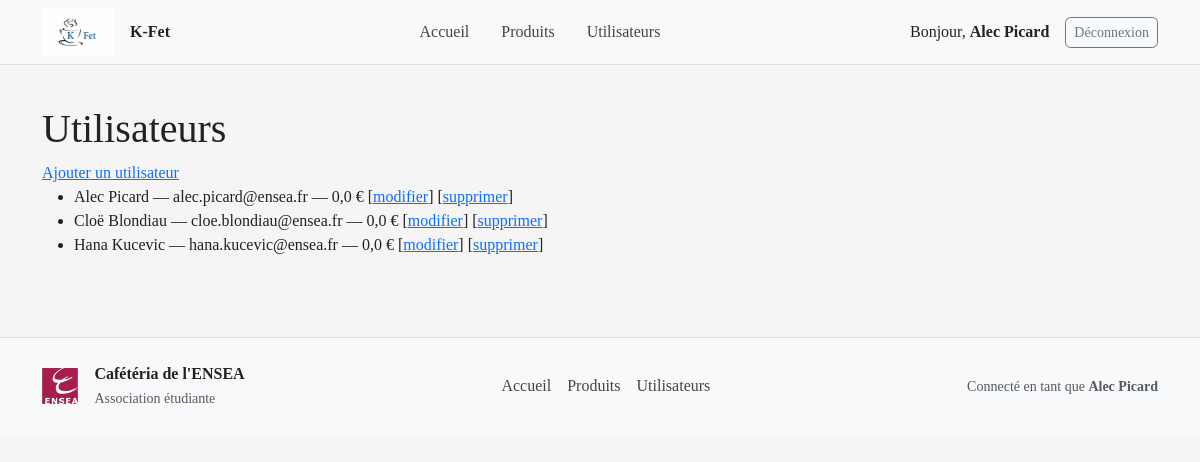
Page /users/ (signed in) on the earlier database version.
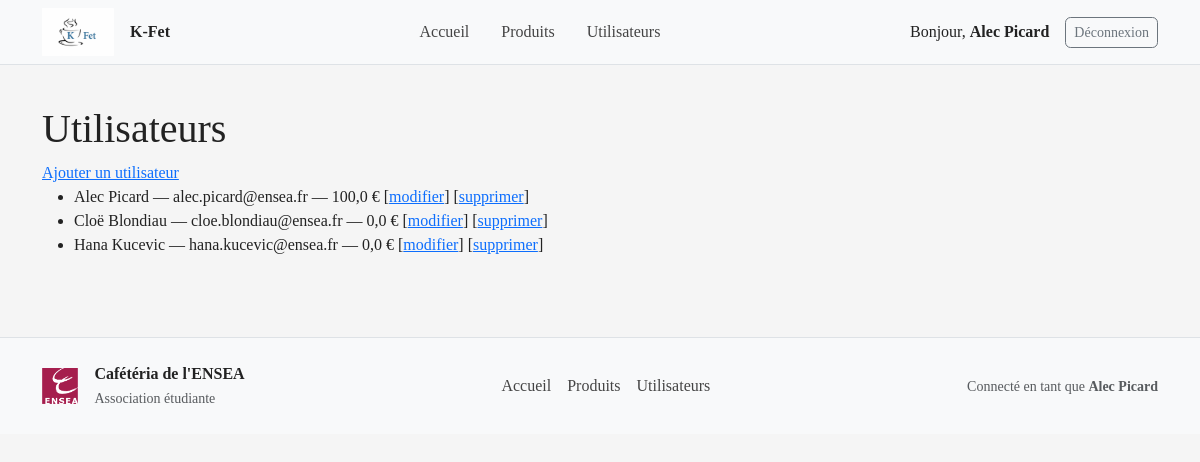
Same page on the later database version.
### cafeteria_app/models.py (models this page shows, shortened)
class User(models.Model):
    ROLE_CHOICES = [
        ('student', 'Étudiant'),
        ('seller', 'Vendeur'),
        ('cashier', 'Responsable de caisse'),
        ('teacher', 'Professeur'),
    ]
    name = models.CharField(max_length=255)
    email = models.EmailField(unique=True)
    credit = models.FloatField(default=0, validators=[MinValueValidator(0)])
    role = models.CharField(max_length=20, choices=ROLE_CHOICES, default='student')
    is_subscriber = models.BooleanField(default=False)
    class Meta:
        ordering = ['name']

### cafeteria_app/views.py (the view)
# urls.py: path('users/', views.user_list, name='user_list'),
@login_required
def user_list(request):
    users = User.objects.order_by('name')
    return render(request, 'user_list.html', {'users': users})

### cafeteria_app/templates/user_list.html
{% extends 'base.html' %}
{% block content %}
  <h1>Utilisateurs</h1>
  <a href="{% url 'cafeteria_app:user_add' %}">Ajouter un utilisateur</a>
  <ul>
    {% for u in users %}
      <li>{{ u.name }} — {{ u.email }} — {{ u.credit }} €
  [<a href="{% url 'cafeteria_app:user_edit' u.pk %}">modifier</a>]
  [<a href="{% url 'cafeteria_app:user_delete' u.pk %}">supprimer</a>]
      </li>
    {% empty %}
      <li>Aucun utilisateur.</li>
    {% endfor %}
  </ul>
{% endblock %}

Differences in the rows shown:
changed User "Alec Picard": credit "0,0" → "100,0"
